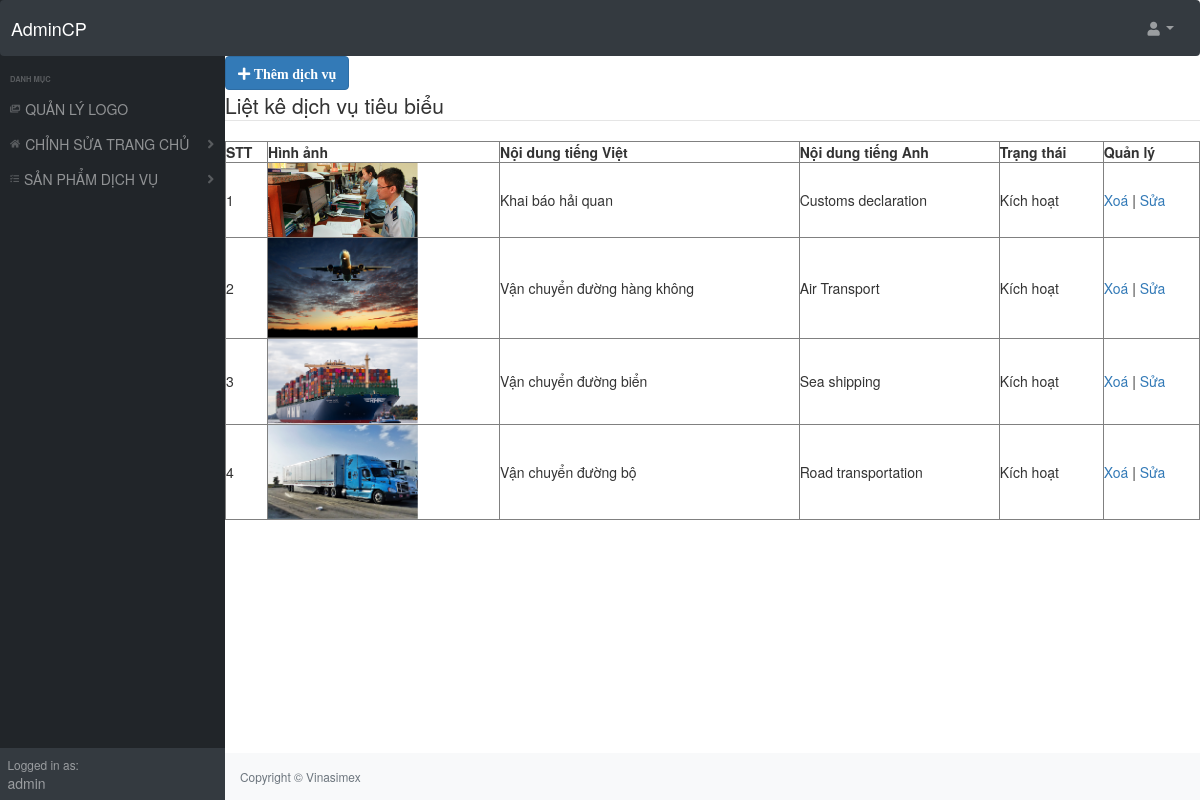
The app's page /admincp/index.php?action=quanlydv&query=lietke (signed in) with its own data.
### tables this page shows
CREATE TABLE `anh` (
  `id` int(10) NOT NULL,
  `hinhanh` varchar(50) NOT NULL,
  `nation` varchar(100) NOT NULL,
  `nd_vi` text NOT NULL,
  `nd_en` text NOT NULL,
  `mota_vi` text NOT NULL,
  `mota_en` text NOT NULL,
  `style` varchar(50) NOT NULL,
  `trang_thai` int(10) NOT NULL
);

### admincp/modules/quanlydv/lietke.php (the view)
<?php
	$sql_lietke_dv = "SELECT * FROM anh WHERE style ='' ORDER BY id DESC";
	$query_lietke_dv= mysqli_query($mysqli,$sql_lietke_dv);
?>
<a href="?action=quanlydv&query=them" class="btn btn-primary">
<i class="fas fa-plus"> Thêm dịch vụ</i>
</a>
<fieldset>
  <legend>Liệt kê dịch vụ tiêu biểu</legend>
  <table style="width:100%" border="1" style="border-collapse: collapse;">
  <tr>
    <th>STT</th>
    <th>Hình ảnh</th>
    <th>Nội dung tiếng Việt</th>
    <th>Nội dung tiếng Anh</th>
    <th>Trạng thái</th>
    <th>Quản lý</th>
  </tr>
  <?php
  $i = 0;
  while($row = mysqli_fetch_array($query_lietke_dv)){
    $i++;
  ?>
  <tr>
    <td><?php echo $i ?></td>
    <td><img src="modules/quanlydv/uploads/<?php echo $row['hinhanh'] ?>" width="150px"></td>
    <td><?php echo $row['nd_vi'] ?></td>
    <td><?php echo $row['nd_en'] ?></td>
    <td><?php if($row['trang_thai']==1){
        echo 'Kích hoạt';
      }else{
        echo 'Ẩn';
      }
      ?>
    </td>
    <td>
      <a onclick="return confirm('Bạn có muốn xóa dv ?')" href="modules/quanlydv/xuly.php?id=<?php echo $row['id'] ?>">Xoá</a> | <a href="?action=quanlydv&query=sua&id=<?php echo $row['id'] ?>">Sửa</a>
    </td>
  </tr>
  <?php
  }
  ?>
</table>
</fieldset>

### admincp/index.php (shortened to what this page needs)
<!DOCTYPE html>
<html lang="en">
<head>
	<link rel="stylesheet" type="text/css" href="css/styles.css">
	<link rel="stylesheet" href="https://maxcdn.bootstrapcdn.com/bootstrap/3.3.7/css/bootstrap.min.css">
	<link rel="stylesheet" href="https://cdnjs.cloudflare.com/ajax/libs/font-awesome/5.15.1/css/all.min.css" />
	<link href="https://cdn.datatables.net/1.10.20/css/dataTables.bootstrap4.min.css" rel="stylesheet" />
</head>
	<div>
	<body class="sb-nav-fixed">
        <nav class="sb-topnav navbar navbar-expand navbar-dark bg-dark">
           <a class="navbar-brand" href="index.php"> AdminCP</a>
	<?php
			include("modules/header.php");
	?>
		</nav>
	<div id="layoutSidenav">
		<div id="layoutSidenav_nav">
			<?php
				include("modules/menu.php");
			?>
		</div>
		<div id="layoutSidenav_content">
			<div>
				<?php
					include("modules/main.php");
				?>
			</div>
			<div class="py-4 bg-light mt-auto">
				<?php
					include("modules/footer.php");
				?>
			</div>
		</div>
	</div>
	</div>
</body>
</html>

### admincp/modules/header.php (shortened to what this page needs)
<form class="d-none d-md-inline-block form-inline ml-auto mr-0 mr-md-3 my-2 my-md-0">
<ul class="navbar-nav ml-auto ml-md-0">
    <li class="nav-item dropdown">
        <a class="nav-link dropdown-toggle" id="userDropdown" href="#" role="button" data-toggle="dropdown" aria-haspopup="true" aria-expanded="false"><i class="fas fa-user fa-fw"></i></a>
    </li>
</ul>
</form>

### admincp/modules/menu.php (shortened to what this page needs)
<nav class="sb-sidenav accordion sb-sidenav-dark" id="sidenavAccordion">
    <div class="sb-sidenav-menu">
        <div class="nav">
            <div class="sb-sidenav-menu-heading"> DANH MỤC </div>
            <a class="nav-link" href="index.php?action=quanlylogo&query=lietke">
                <div class="sb-nav-link-icon"><i class="fas fa-images"></i></div>
                QUẢN LÝ LOGO
            </a>
            <a class="nav-link collapsed" href="product.jsp?id=1" data-toggle="collapse" data-target="#collapseLayouts" aria-expanded="false" aria-controls="collapseLayouts">
                <div class="sb-nav-link-icon"><i class="fas fa-home"></i></div>
                CHỈNH SỬA TRANG CHỦ
                <div class="sb-sidenav-collapse-arrow"><i class="fas fa-angle-down"></i></div>
            </a>
            <a class="nav-link collapsed" href="product.jsp?id=1" data-toggle="collapse" data-target="#collapseLayouts2" aria-expanded="false" aria-controls="collapseLayouts">
                <div class="sb-nav-link-icon "><i class="fas fa-tasks"></i></i></div>
                SẢN PHẨM DỊCH VỤ
                <div class="sb-sidenav-collapse-arrow"><i class="fas fa-angle-down"></i></div>
            </a>
        </div>
    </div>
    <div class="sb-sidenav-footer">
        <div class="small">Logged in as:</div>
           <?php
                if(isset($_SESSION['dangnhap']) && $_SESSION['dangnhap'] != NULL)
                {
                    echo $_SESSION['dangnhap'];
                }
            ?>
    </div>
</nav>

### admincp/modules/main.php
<div class="main">
	<?php
				if(isset($_GET['action']) && $_GET['query']){
					$tam = $_GET['action'];
					$query = $_GET['query'];
				}else{
					$tam = '';
					$query = '';
				}
				if($tam=='quanlylogo' && $query=='lietke'){
					include("modules/quanlylogo/lietke.php");
				}else if($tam=='quanlylogo' && $query=='them'){
					include("modules/quanlylogo/them.php");
				}else if($tam=='quanlylogo' && $query=='sua'){
					include("modules/quanlylogo/sua.php");
				}else if($tam=='quanlydv' && $query=='lietke'){
					include("modules/quanlydv/lietke.php");
				}else if($tam=='quanlydv' && $query=='them'){
					include("modules/quanlydv/them.php");
				}elseif ($tam=='quanlydv' && $query=='sua') {
					include("modules/quanlydv/sua.php");
				}elseif ($tam=='quanlynd' && $query=='lietke') {
					include("modules/quanlynd/lietke.php");
				}elseif($tam=='quanlynd' && $query=='them'){
					include("modules/quanlynd/them.php");
				}elseif($tam=='quanlynd' && $query=='sua'){
					include("modules/quanlynd/sua.php");
				}elseif($tam=='quanlydt' && $query=='lietke'){
					include("modules/quanlydt/lietke.php");
				}elseif($tam=='quanlydt' && $query=='them'){
					include("modules/quanlydt/them.php");
				}elseif($tam=='quanlydt' && $query=='sua'){
					include("modules/quanlydt/sua.php");
				}elseif($tam=='quanlyft' && $query=='lietke'){
					include("modules/quanlyfooter/lietke.php");
				}elseif($tam=='quanlyft' && $query=='them'){
					include("modules/quanlyfooter/them.php");
				}elseif($tam=='quanlyft' && $query=='sua'){
					include("modules/quanlyfooter/sua.php");
				}elseif($tam=='quanlygt' && $query=='lietke'){
					include("modules/quanlygt/lietke.php");
				}elseif($tam=='quanlygt' && $query=='sua'){
					include("modules/quanlygt/sua.php");
				}else if($tam=='quanlydvvc' && $query=='lietke'){
					include("modules/quanlydv-vc/lietke.php");
				}else if($tam=='quanlydvvc' && $query=='them'){
					include("modules/quanlydv-vc/them.php");
				}elseif ($tam=='quanlydvvc' && $query=='sua') {
					include("modules/quanlydv-vc/sua.php");
				}else if($tam=='quanlykbvc' && $query=='lietke'){
					include("modules/quanlykb-vc/lietke.php");
				}else if($tam=='quanlykbvc' && $query=='them'){
					include("modules/quanlykb-vc/them.php");
				}elseif ($tam=='quanlykbvc' && $query=='sua') {
					include("modules/quanlykb-vc/sua.php");
				}else if($tam=='quanlybgvc' && $query=='lietke'){
					include("modules/quanlybg-vc/lietke.php");
				}else if($tam=='quanlybgvc' && $query=='them'){
					include("modules/quanlybg-vc/them.php");
				}elseif ($tam=='quanlybgvc' && $query=='sua') {
					include("modules/quanlybg-vc/sua.php");
				}else if($tam=='quanlyttvc' && $query=='lietke'){
					include("modules/quanlytt-vc/lietke.php");
				}else if($tam=='quanlyttvc' && $query=='them'){
					include("modules/quanlytt-vc/them.php");
				}elseif ($tam=='quanlyttvc' && $query=='sua') {
					include("modules/quanlytt-vc/sua.php");
				}
				else{
					include("modules/dashboard.php");
				}
	?>
</div>

### admincp/modules/footer.php
<div class="container-fluid">
    <div class="d-flex align-items-center justify-content-between small">
        <div class="text-muted"> Copyright &copy; Vinasimex </div>
    </div>
</div>

### records on screen
anh: hinhanh (picture), nd_vi "Khai báo hải quan", nd_en "Customs declaration", trang_thai "Kích hoạt"
anh: hinhanh (picture), nd_vi "Vận chuyển đường hàng không", nd_en "Air Transport", trang_thai "Kích hoạt"
anh: hinhanh (picture), nd_vi "Vận chuyển đường biển", nd_en "Sea shipping", trang_thai "Kích hoạt"
anh: hinhanh (picture), nd_vi "Vận chuyển đường bộ", nd_en "Road transportation", trang_thai "Kích hoạt"

### other values on screen
$_SESSION['dangnhap'] "admin"
